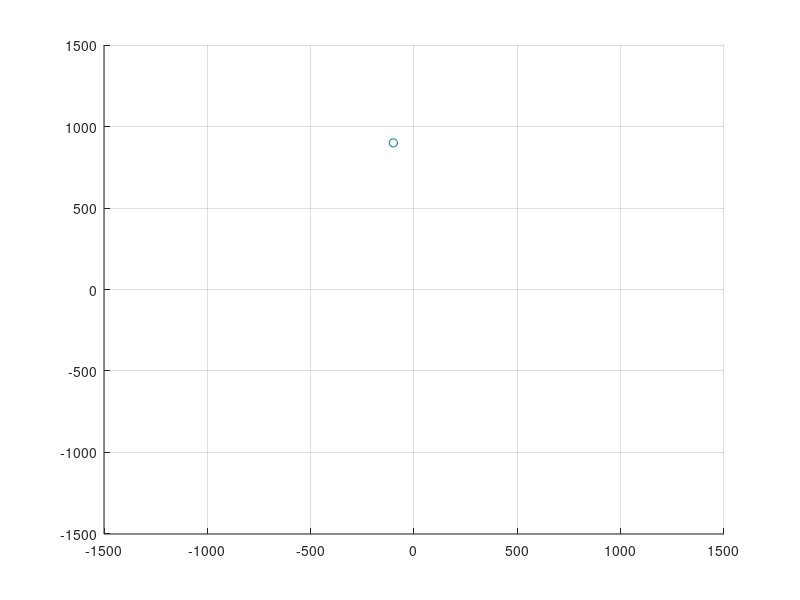

This chart was generated by the following MATLAB code: (Note: this script raises an error after producing the figure.)
clear all
close all
clc
Area_X=1500;
Area_Y=1500;
figure('Position',[10 10 1200 1000])
axis([-(Area_X+1) (Area_X+1) -(Area_Y+1) (Area_Y+1)])
grid on

%% destination
destination=[-100; 900];
% destination=[900 900 -900 -900 900; 0 900 900 -900 -900];
% destination=2000*(rand(2,5)-rand(2,5));
% destination=[500+900*cos(pi/2:-pi/300:0*-pi/2); -500+900*sin(pi/2:-pi/300:0*-pi/2)];
goal_order=1;
goal_number=size(destination,2);

hold on 
scatter(destination(1,:),destination(2,:),'rx')
hold off

%% command initialize
max_robot_speed=30; % unit: cm
time_step=0.05;
max_steps=60;
robot_V_cmd=zeros(3,max_steps);

v_theta_cmd=zeros(4,max_steps);
xy_cmd=zeros(4,max_steps);
v_theta_act=zeros(4,max_steps);
xy_act=zeros(4,max_steps);
robot1_state=zeros(3,max_steps);

% for pid
angular_error=zeros(1,max_steps);
previous_error=0;
error_diff=zeros(1,max_steps);
sum_error=zeros(1,max_steps);

%% senerial
robot1=rectangular_GBM([0; 0; 0],100,50,58,[0.15 0.7 0.3],[0;0;0;0]);

ii=0;
while ii<max_steps
    ii=ii+1;
    % construct velocity cmd
    destination_vector=(destination(:,goal_order)-robot1.center_position);
    theta=robot1.GBM_pos(3);
    best_unit=[cos(theta) sin(theta); -sin(theta) cos(theta)]*destination_vector/(dot(destination_vector,destination_vector))^0.5;
    angular_error(ii)=atan2(robot1.local_motion(2),robot1.local_motion(1));
%     if robot1.local_motion(1)==0 && robot1.local_motion(2)==0
%         angular_error(ii)=0;
%     elseif robot1.local_motion(1)==0 && robot1.local_motion(2)<0
%         angular_error(ii)=-pi/2;
%     elseif robot1.local_motion(1)==0 && robot1.local_motion(2)>0
%         angular_error(ii)=pi/2;
%     else
%         angular_error(ii)=atan(robot1.local_motion(2)/robot1.local_motion(1));
%     end
    % angular_error(ii)=-rem(robot1.GBM_pos(3),pi)+atan2(destination_vector(2),destination_vector(1));
    % angular_error(ii)=0.01*robot1.local_motion(2);
    error_diff(ii)=(angular_error(ii)-previous_error)/time_step;
    previous_error=angular_error(ii);
    if ii==1
        sum_error(ii)=angular_error(ii)*time_step;
    else
        sum_error(ii)=sum_error(ii-1)+angular_error(ii)*time_step;
    end
%     kp=0.2;
%     kd=0.0;
%     ki=0.0;
    kp=0.5;
    kd=0.0;
    ki=0.0;
    % kp=0.2;
    % kd=4.0;
    % ki=0.00;
    angular_cmd=kp*angular_error(ii)+kd*error_diff(ii)+ki*sum_error(ii);
    
%     if ((robot1.center_position(1)-destination(1,goal_order))^2+(robot1.center_position(2)-destination(2,goal_order))^2)^0.5<=50
%         robot_speed=max_robot_speed*0.2;
%     else
%         robot_speed=max_robot_speed;
%     end
    robot_V_cmd(1,ii)=max_robot_speed*best_unit(1);
    robot_V_cmd(2,ii)=max_robot_speed*best_unit(2);
    robot_V_cmd(3,ii)=angular_cmd;

    % move the robot
    [v_theta_cmd(:,ii),xy_cmd(:,ii)]=robot1.inverse_kinematics(robot_V_cmd(:,ii));
    [robot1,xy_act(:,ii),v_theta_act(:,ii)]=robot1.actuate(v_theta_cmd(:,ii),xy_cmd(:,ii));
    new_pos=robot1.update_position(time_step);
    robot1=robot1.move_GBM(new_pos,[robot1.theta_f; robot1.theta_r]);
    robot1_state(:,ii)=robot1.local_motion;

    % detect collision

    % visualize
    pause(0.01)
    if rem(ii,40)==0
        hold on
        scatter(robot1.center_position(1),robot1.center_position(2),'g.')
        hold off
    end
    
    % detect goal
    if ((robot1.center_position(1)-destination(1,goal_order))^2+(robot1.center_position(2)-destination(2,goal_order))^2)<=1
        goal_order=goal_order+1;
        if goal_order>goal_number
            break
        end
    end
end

%% romove zero elements
t_max=max_steps*time_step;
for ii=1:max_steps
    if robot_V_cmd(1,ii)==0 && robot_V_cmd(2,ii)==0 && robot_V_cmd(3,ii)==0
        robot_V_cmd(:,ii:end)=[];
        v_theta_cmd(:,ii:end)=[];
        xy_cmd(:,ii:end)=[];
        v_theta_act(:,ii:end)=[];
        xy_act(:,ii:end)=[];
        angular_error(:,ii:end)=[];
        error_diff(:,ii:end)=[];
        sum_error(:,ii:end)=[];
        robot1_state(:,ii:end)=[];
        t_max=(ii-1)*time_step;
        break
    end
end

%% plot data
t=time_step:time_step:t_max;
figure(2)
h1=plot(t,robot_V_cmd(1,:),'m',t,robot_V_cmd(2,:),'c',t,robot_V_cmd(3,:),'k');
set(h1,'LineStyle','-.','LineWidth',2);
hold on
h2=plot(t,robot1_state(1,:),'r',t,robot1_state(2,:),'b',t,robot1_state(3,:),'g');
set(h2,'LineStyle','-','LineWidth',1);
hold off
legend('cmd V_x','cmd V_y','cmd w','act _V_x','act V_y','act w')
title("robot1 V vector")

figure(3)
hold on
g1=plot(t,v_theta_cmd(1,:),'Color',"#77AC30","LineStyle","-.","LineWidth",2);
g2=plot(t,v_theta_cmd(3,:),"Color","#7E2F8E","LineStyle","-.","LineWidth",2);
g3=plot(t,v_theta_act(1,:),"Color","#00FF00","LineStyle",'-','LineWidth',1);
g4=plot(t,v_theta_act(3,:),"Color","#FF00FF","LineStyle",'-','LineWidth',1);
hold off
legend('cmd v_f','cmd v_r','act v_f','act v_r')
title("robot1 wheel speeds")

figure(4)
hold on
g5=plot(t,v_theta_cmd(2,:),'Color',"#00FFFF","LineStyle","-.","LineWidth",2);
g6=plot(t,v_theta_cmd(4,:),"Color","#D95319","LineStyle","-.","LineWidth",2);
g7=plot(t,v_theta_act(2,:),"Color","#0000FF","LineStyle",'-','LineWidth',1);
g8=plot(t,v_theta_act(4,:),"Color","#FF0000","LineStyle",'-','LineWidth',1);
hold off
legend({'cmd $\theta_f$','cmd $\theta_r$','act $\theta_f$','act $\theta_r$'},"Interpreter","latex")
title("robot1 wheel steering")

figure(5)
grid on
hold on
%　plot(t,v_theta_cmd(3,:),"Color",'g','LineStyle','-.','LineWidth',2)
plot(t,angular_error,"Color",'b','LineStyle','-','LineWidth',1)
hold off
% legend('cmd','error')
title("control out/in")